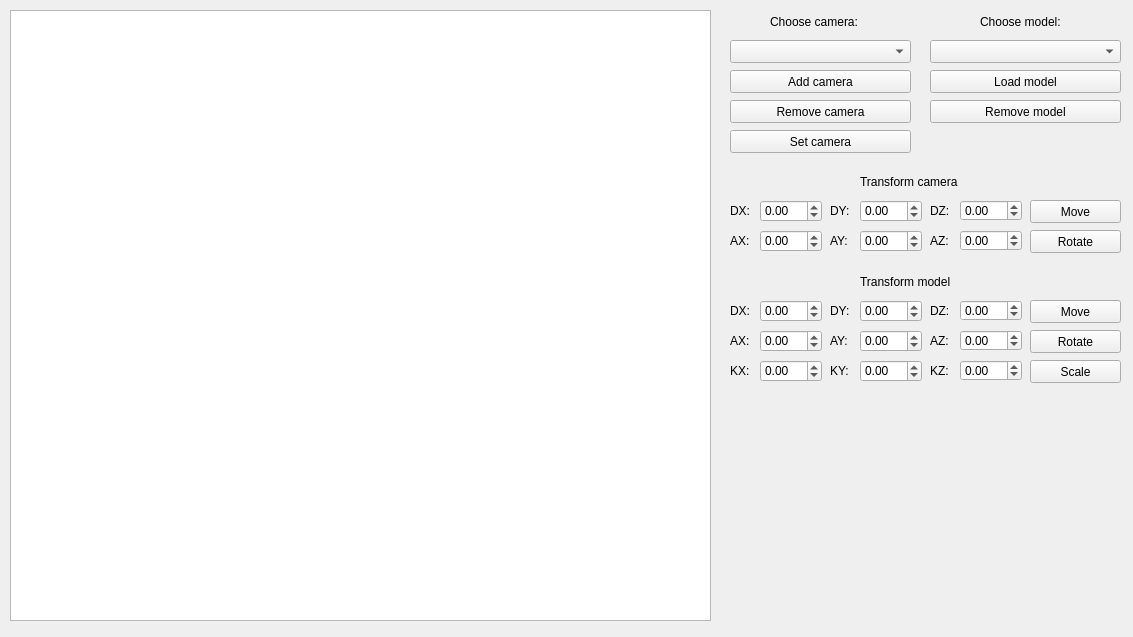
<?xml version="1.0" encoding="UTF-8"?>
<ui version="4.0">
 <class>MainWindow</class>
 <widget class="QMainWindow" name="MainWindow">
  <property name="geometry">
   <rect>
    <x>0</x>
    <y>0</y>
    <width>1133</width>
    <height>637</height>
   </rect>
  </property>
  <property name="windowTitle">
   <string>3D Model OOP</string>
  </property>
  <widget class="QWidget" name="centralwidget">
   <widget class="QPushButton" name="pushButton_AddCamera">
    <property name="geometry">
     <rect>
      <x>730</x>
      <y>70</y>
      <width>181</width>
      <height>23</height>
     </rect>
    </property>
    <property name="text">
     <string>Add camera</string>
    </property>
   </widget>
   <widget class="QComboBox" name="comboBoxModel">
    <property name="geometry">
     <rect>
      <x>930</x>
      <y>40</y>
      <width>191</width>
      <height>23</height>
     </rect>
    </property>
   </widget>
   <widget class="QPushButton" name="pushButton_AddModel">
    <property name="geometry">
     <rect>
      <x>930</x>
      <y>70</y>
      <width>191</width>
      <height>23</height>
     </rect>
    </property>
    <property name="text">
     <string>Load model</string>
    </property>
   </widget>
   <widget class="QComboBox" name="comboBoxCamera">
    <property name="geometry">
     <rect>
      <x>730</x>
      <y>40</y>
      <width>181</width>
      <height>23</height>
     </rect>
    </property>
   </widget>
   <widget class="QLabel" name="label">
    <property name="geometry">
     <rect>
      <x>980</x>
      <y>10</y>
      <width>91</width>
      <height>23</height>
     </rect>
    </property>
    <property name="text">
     <string>Choose model:</string>
    </property>
   </widget>
   <widget class="QPushButton" name="pushButton_RemoveModel">
    <property name="geometry">
     <rect>
      <x>930</x>
      <y>100</y>
      <width>191</width>
      <height>23</height>
     </rect>
    </property>
    <property name="text">
     <string>Remove model</string>
    </property>
   </widget>
   <widget class="QLabel" name="label_2">
    <property name="geometry">
     <rect>
      <x>770</x>
      <y>10</y>
      <width>101</width>
      <height>23</height>
     </rect>
    </property>
    <property name="text">
     <string>Choose camera:</string>
    </property>
   </widget>
   <widget class="QPushButton" name="pushButton_RemoveCamera">
    <property name="geometry">
     <rect>
      <x>730</x>
      <y>100</y>
      <width>181</width>
      <height>23</height>
     </rect>
    </property>
    <property name="text">
     <string>Remove camera</string>
    </property>
   </widget>
   <widget class="QPushButton" name="pushButton_SetCamera">
    <property name="geometry">
     <rect>
      <x>730</x>
      <y>130</y>
      <width>181</width>
      <height>23</height>
     </rect>
    </property>
    <property name="text">
     <string>Set camera</string>
    </property>
   </widget>
   <widget class="QLabel" name="label_3">
    <property name="geometry">
     <rect>
      <x>730</x>
      <y>300</y>
      <width>21</width>
      <height>21</height>
     </rect>
    </property>
    <property name="text">
     <string>DX:</string>
    </property>
   </widget>
   <widget class="QLabel" name="label_4">
    <property name="geometry">
     <rect>
      <x>830</x>
      <y>300</y>
      <width>21</width>
      <height>21</height>
     </rect>
    </property>
    <property name="text">
     <string>DY:</string>
    </property>
   </widget>
   <widget class="QLabel" name="label_5">
    <property name="geometry">
     <rect>
      <x>930</x>
      <y>300</y>
      <width>21</width>
      <height>21</height>
     </rect>
    </property>
    <property name="text">
     <string>DZ:</string>
    </property>
   </widget>
   <widget class="QPushButton" name="pushButton_moveModel">
    <property name="geometry">
     <rect>
      <x>1030</x>
      <y>300</y>
      <width>91</width>
      <height>23</height>
     </rect>
    </property>
    <property name="text">
     <string>Move</string>
    </property>
   </widget>
   <widget class="QDoubleSpinBox" name="doubleSpinBoxDx">
    <property name="geometry">
     <rect>
      <x>760</x>
      <y>300</y>
      <width>62</width>
      <height>22</height>
     </rect>
    </property>
    <property name="minimum">
     <double>-500.000000000000000</double>
    </property>
    <property name="maximum">
     <double>500.000000000000000</double>
    </property>
   </widget>
   <widget class="QDoubleSpinBox" name="doubleSpinBoxDy">
    <property name="geometry">
     <rect>
      <x>860</x>
      <y>300</y>
      <width>62</width>
      <height>22</height>
     </rect>
    </property>
    <property name="minimum">
     <double>-500.000000000000000</double>
    </property>
    <property name="maximum">
     <double>500.000000000000000</double>
    </property>
   </widget>
   <widget class="QDoubleSpinBox" name="doubleSpinBoxDz">
    <property name="geometry">
     <rect>
      <x>960</x>
      <y>300</y>
      <width>62</width>
      <height>21</height>
     </rect>
    </property>
    <property name="minimum">
     <double>-500.000000000000000</double>
    </property>
    <property name="maximum">
     <double>500.000000000000000</double>
    </property>
   </widget>
   <widget class="QLabel" name="label_7">
    <property name="geometry">
     <rect>
      <x>930</x>
      <y>360</y>
      <width>21</width>
      <height>21</height>
     </rect>
    </property>
    <property name="text">
     <string>KZ:</string>
    </property>
   </widget>
   <widget class="QDoubleSpinBox" name="doubleSpinBoxKy">
    <property name="geometry">
     <rect>
      <x>860</x>
      <y>360</y>
      <width>62</width>
      <height>22</height>
     </rect>
    </property>
    <property name="minimum">
     <double>-500.000000000000000</double>
    </property>
    <property name="maximum">
     <double>500.000000000000000</double>
    </property>
   </widget>
   <widget class="QDoubleSpinBox" name="doubleSpinBoxKz">
    <property name="geometry">
     <rect>
      <x>960</x>
      <y>360</y>
      <width>62</width>
      <height>21</height>
     </rect>
    </property>
    <property name="minimum">
     <double>-500.000000000000000</double>
    </property>
    <property name="maximum">
     <double>500.000000000000000</double>
    </property>
   </widget>
   <widget class="QLabel" name="label_8">
    <property name="geometry">
     <rect>
      <x>830</x>
      <y>360</y>
      <width>21</width>
      <height>21</height>
     </rect>
    </property>
    <property name="text">
     <string>KY:</string>
    </property>
   </widget>
   <widget class="QLabel" name="label_9">
    <property name="geometry">
     <rect>
      <x>730</x>
      <y>360</y>
      <width>21</width>
      <height>21</height>
     </rect>
    </property>
    <property name="text">
     <string>KX:</string>
    </property>
   </widget>
   <widget class="QPushButton" name="pushButton_scaleModel">
    <property name="geometry">
     <rect>
      <x>1030</x>
      <y>360</y>
      <width>91</width>
      <height>23</height>
     </rect>
    </property>
    <property name="text">
     <string>Scale</string>
    </property>
   </widget>
   <widget class="QDoubleSpinBox" name="doubleSpinBoxKx">
    <property name="geometry">
     <rect>
      <x>760</x>
      <y>360</y>
      <width>62</width>
      <height>22</height>
     </rect>
    </property>
    <property name="minimum">
     <double>-500.000000000000000</double>
    </property>
    <property name="maximum">
     <double>500.000000000000000</double>
    </property>
   </widget>
   <widget class="QPushButton" name="pushButton_rotateModel">
    <property name="geometry">
     <rect>
      <x>1030</x>
      <y>330</y>
      <width>91</width>
      <height>23</height>
     </rect>
    </property>
    <property name="text">
     <string>Rotate</string>
    </property>
   </widget>
   <widget class="QDoubleSpinBox" name="doubleSpinBoxOz">
    <property name="geometry">
     <rect>
      <x>960</x>
      <y>330</y>
      <width>62</width>
      <height>21</height>
     </rect>
    </property>
    <property name="minimum">
     <double>-500.000000000000000</double>
    </property>
    <property name="maximum">
     <double>500.000000000000000</double>
    </property>
   </widget>
   <widget class="QDoubleSpinBox" name="doubleSpinBoxOy">
    <property name="geometry">
     <rect>
      <x>860</x>
      <y>330</y>
      <width>62</width>
      <height>22</height>
     </rect>
    </property>
    <property name="minimum">
     <double>-500.000000000000000</double>
    </property>
    <property name="maximum">
     <double>500.000000000000000</double>
    </property>
   </widget>
   <widget class="QLabel" name="label_10">
    <property name="geometry">
     <rect>
      <x>730</x>
      <y>330</y>
      <width>21</width>
      <height>21</height>
     </rect>
    </property>
    <property name="text">
     <string>AX:</string>
    </property>
   </widget>
   <widget class="QLabel" name="label_11">
    <property name="geometry">
     <rect>
      <x>830</x>
      <y>330</y>
      <width>21</width>
      <height>21</height>
     </rect>
    </property>
    <property name="text">
     <string>AY:</string>
    </property>
   </widget>
   <widget class="QLabel" name="label_12">
    <property name="geometry">
     <rect>
      <x>930</x>
      <y>330</y>
      <width>21</width>
      <height>21</height>
     </rect>
    </property>
    <property name="text">
     <string>AZ:</string>
    </property>
   </widget>
   <widget class="QDoubleSpinBox" name="doubleSpinBoxOx">
    <property name="geometry">
     <rect>
      <x>760</x>
      <y>330</y>
      <width>62</width>
      <height>22</height>
     </rect>
    </property>
    <property name="minimum">
     <double>-500.000000000000000</double>
    </property>
    <property name="maximum">
     <double>500.000000000000000</double>
    </property>
   </widget>
   <widget class="QLabel" name="label_6">
    <property name="geometry">
     <rect>
      <x>830</x>
      <y>200</y>
      <width>21</width>
      <height>21</height>
     </rect>
    </property>
    <property name="text">
     <string>DY:</string>
    </property>
   </widget>
   <widget class="QPushButton" name="pushButton_moveCamera">
    <property name="geometry">
     <rect>
      <x>1030</x>
      <y>200</y>
      <width>91</width>
      <height>23</height>
     </rect>
    </property>
    <property name="text">
     <string>Move</string>
    </property>
   </widget>
   <widget class="QLabel" name="label_13">
    <property name="geometry">
     <rect>
      <x>730</x>
      <y>200</y>
      <width>21</width>
      <height>21</height>
     </rect>
    </property>
    <property name="text">
     <string>DX:</string>
    </property>
   </widget>
   <widget class="QDoubleSpinBox" name="doubleSpinBoxDx_c">
    <property name="geometry">
     <rect>
      <x>760</x>
      <y>200</y>
      <width>62</width>
      <height>22</height>
     </rect>
    </property>
    <property name="minimum">
     <double>-500.000000000000000</double>
    </property>
    <property name="maximum">
     <double>500.000000000000000</double>
    </property>
   </widget>
   <widget class="QDoubleSpinBox" name="doubleSpinBoxDz_c">
    <property name="geometry">
     <rect>
      <x>960</x>
      <y>200</y>
      <width>62</width>
      <height>21</height>
     </rect>
    </property>
    <property name="minimum">
     <double>-500.000000000000000</double>
    </property>
    <property name="maximum">
     <double>500.000000000000000</double>
    </property>
   </widget>
   <widget class="QLabel" name="label_14">
    <property name="geometry">
     <rect>
      <x>930</x>
      <y>200</y>
      <width>21</width>
      <height>21</height>
     </rect>
    </property>
    <property name="text">
     <string>DZ:</string>
    </property>
   </widget>
   <widget class="QDoubleSpinBox" name="doubleSpinBoxDy_c">
    <property name="geometry">
     <rect>
      <x>860</x>
      <y>200</y>
      <width>62</width>
      <height>22</height>
     </rect>
    </property>
    <property name="minimum">
     <double>-500.000000000000000</double>
    </property>
    <property name="maximum">
     <double>500.000000000000000</double>
    </property>
   </widget>
   <widget class="QLabel" name="label_15">
    <property name="geometry">
     <rect>
      <x>830</x>
      <y>230</y>
      <width>21</width>
      <height>21</height>
     </rect>
    </property>
    <property name="text">
     <string>AY:</string>
    </property>
   </widget>
   <widget class="QLabel" name="label_16">
    <property name="geometry">
     <rect>
      <x>730</x>
      <y>230</y>
      <width>21</width>
      <height>21</height>
     </rect>
    </property>
    <property name="text">
     <string>AX:</string>
    </property>
   </widget>
   <widget class="QPushButton" name="pushButton_rotateCamera">
    <property name="geometry">
     <rect>
      <x>1030</x>
      <y>230</y>
      <width>91</width>
      <height>23</height>
     </rect>
    </property>
    <property name="text">
     <string>Rotate</string>
    </property>
   </widget>
   <widget class="QDoubleSpinBox" name="doubleSpinBoxOy_c">
    <property name="geometry">
     <rect>
      <x>860</x>
      <y>230</y>
      <width>62</width>
      <height>22</height>
     </rect>
    </property>
    <property name="minimum">
     <double>-500.000000000000000</double>
    </property>
    <property name="maximum">
     <double>500.000000000000000</double>
    </property>
   </widget>
   <widget class="QDoubleSpinBox" name="doubleSpinBoxOz_c">
    <property name="geometry">
     <rect>
      <x>960</x>
      <y>230</y>
      <width>62</width>
      <height>21</height>
     </rect>
    </property>
    <property name="minimum">
     <double>-500.000000000000000</double>
    </property>
    <property name="maximum">
     <double>500.000000000000000</double>
    </property>
   </widget>
   <widget class="QLabel" name="label_17">
    <property name="geometry">
     <rect>
      <x>930</x>
      <y>230</y>
      <width>21</width>
      <height>21</height>
     </rect>
    </property>
    <property name="text">
     <string>AZ:</string>
    </property>
   </widget>
   <widget class="QDoubleSpinBox" name="doubleSpinBoxOx_c">
    <property name="geometry">
     <rect>
      <x>760</x>
      <y>230</y>
      <width>62</width>
      <height>22</height>
     </rect>
    </property>
    <property name="minimum">
     <double>-500.000000000000000</double>
    </property>
    <property name="maximum">
     <double>500.000000000000000</double>
    </property>
   </widget>
   <widget class="QLabel" name="label_18">
    <property name="geometry">
     <rect>
      <x>860</x>
      <y>170</y>
      <width>111</width>
      <height>23</height>
     </rect>
    </property>
    <property name="text">
     <string>Transform camera</string>
    </property>
   </widget>
   <widget class="QLabel" name="label_19">
    <property name="geometry">
     <rect>
      <x>860</x>
      <y>270</y>
      <width>111</width>
      <height>23</height>
     </rect>
    </property>
    <property name="text">
     <string>Transform model</string>
    </property>
   </widget>
   <widget class="QGraphicsView" name="graphicsView">
    <property name="geometry">
     <rect>
      <x>10</x>
      <y>10</y>
      <width>701</width>
      <height>611</height>
     </rect>
    </property>
   </widget>
  </widget>
 </widget>
 <resources/>
 <connections/>
</ui>
